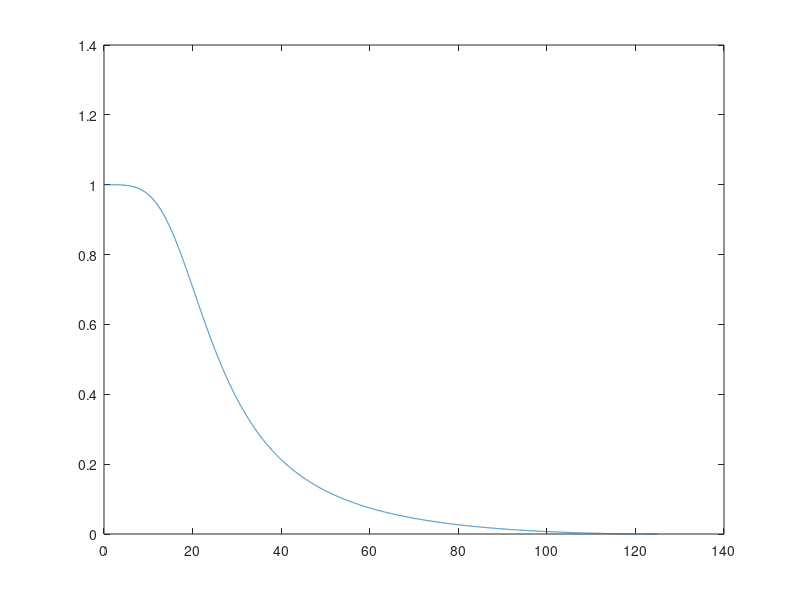

Source code (MATLAB):
% когда неизвестно характеристик фильтра, а есть только коэффициенты,
% и нужно перестроить его для другой частоты

Fs0 = 125; % частота исходного сигнала, для которого сделан известный фильтр
b = [0, 0, 0, 0, 0]; % известные к-ты
a = [0.25, 0.25, 0.25, 0.25]; % (к-т коррекции амлитуды не используем - тут не влияет)

% по АЧХ предпролагаем  тип фильтра и полосу пропускания
[h,w]=freqz(a,10000);
plot(w*Fs0/(2*pi),abs(h));

Fs = 250; % частота, на которую нужно пересчитать фильтр
% рассчитываем к-ты для фильра на новой частоте
[b,a] = butter(2, 20*2/Fs, 'low');

% проверяем АЧХ
[h,w]=freqz(b,a,10000);
plot(w*Fs/(2*pi),abs(h));

% *коэффициенты получаются дробными, а для прибора нужны целые.
% пока что просто подбираем такой коэффициент коррекции амлитуды,
% при умножении на который к-ты а и б станут целыми и с минимальными
% значениями после запятой 


